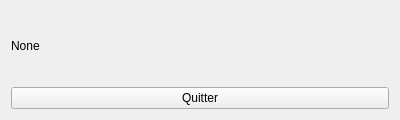
<?xml version="1.0" encoding="UTF-8"?>
<ui version="4.0">
 <class>FenServeur</class>
 <widget class="QWidget" name="FenServeur">
  <property name="geometry">
   <rect>
    <x>0</x>
    <y>0</y>
    <width>400</width>
    <height>120</height>
   </rect>
  </property>
  <property name="minimumSize">
   <size>
    <width>400</width>
    <height>120</height>
   </size>
  </property>
  <property name="maximumSize">
   <size>
    <width>400</width>
    <height>120</height>
   </size>
  </property>
  <property name="windowTitle">
   <string>Chat - Server</string>
  </property>
  <layout class="QVBoxLayout" name="verticalLayout">
   <item>
    <widget class="QLabel" name="lblState">
     <property name="text">
      <string>None</string>
     </property>
    </widget>
   </item>
   <item>
    <widget class="QPushButton" name="btnExit">
     <property name="text">
      <string>Quitter</string>
     </property>
    </widget>
   </item>
  </layout>
 </widget>
 <layoutdefault spacing="6" margin="11"/>
 <resources/>
 <connections>
  <connection>
   <sender>btnExit</sender>
   <signal>clicked()</signal>
   <receiver>FenServeur</receiver>
   <slot>close()</slot>
   <hints>
    <hint type="sourcelabel">
     <x>178</x>
     <y>63</y>
    </hint>
    <hint type="destinationlabel">
     <x>173</x>
     <y>82</y>
    </hint>
   </hints>
  </connection>
 </connections>
</ui>
